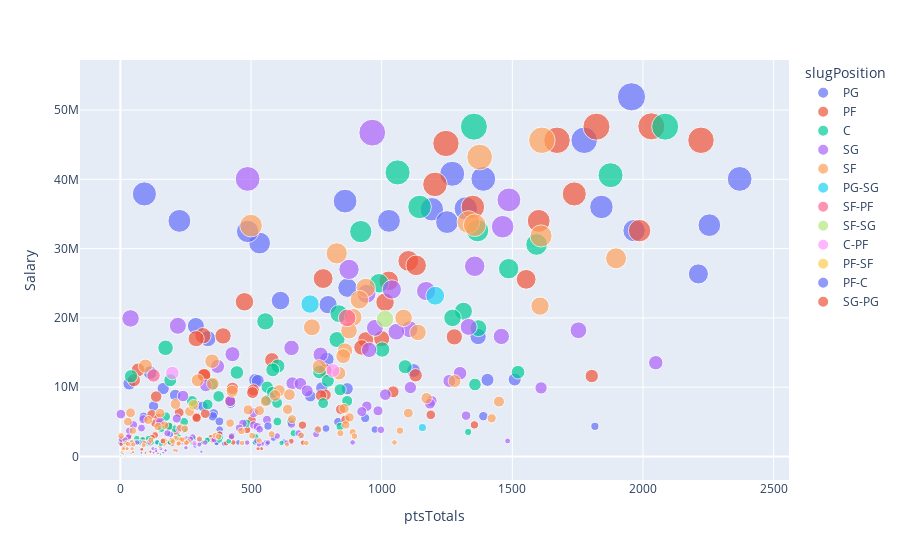

Write notebook code for a chart like this one.
### Code cell
fig = px.scatter(SS, x="ptsTotals", y="Salary", color = "slugPosition",
                 size='Salary', hover_data=['namePlayer','slugTeamBREF'], height=700)
fig.show()
